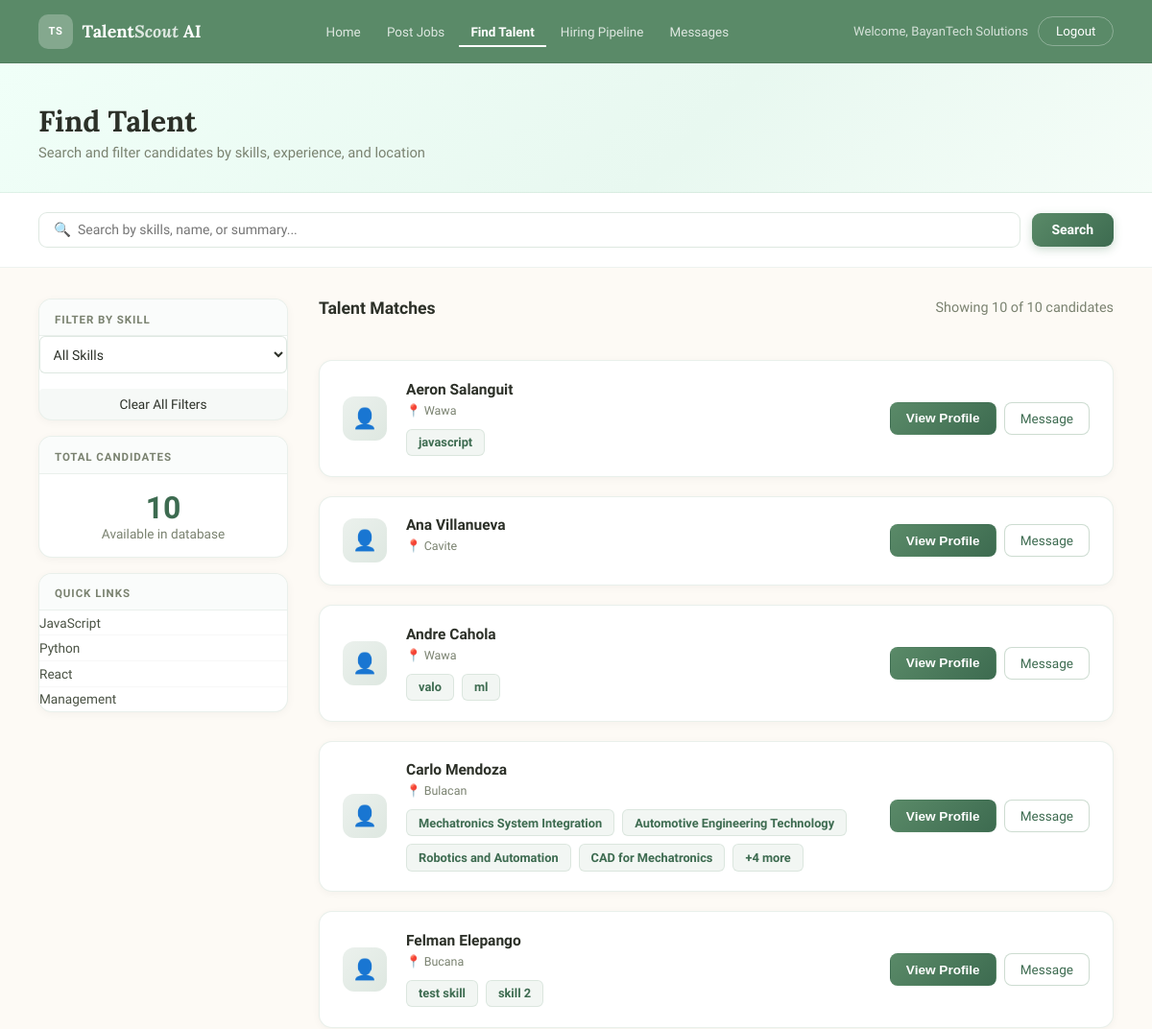
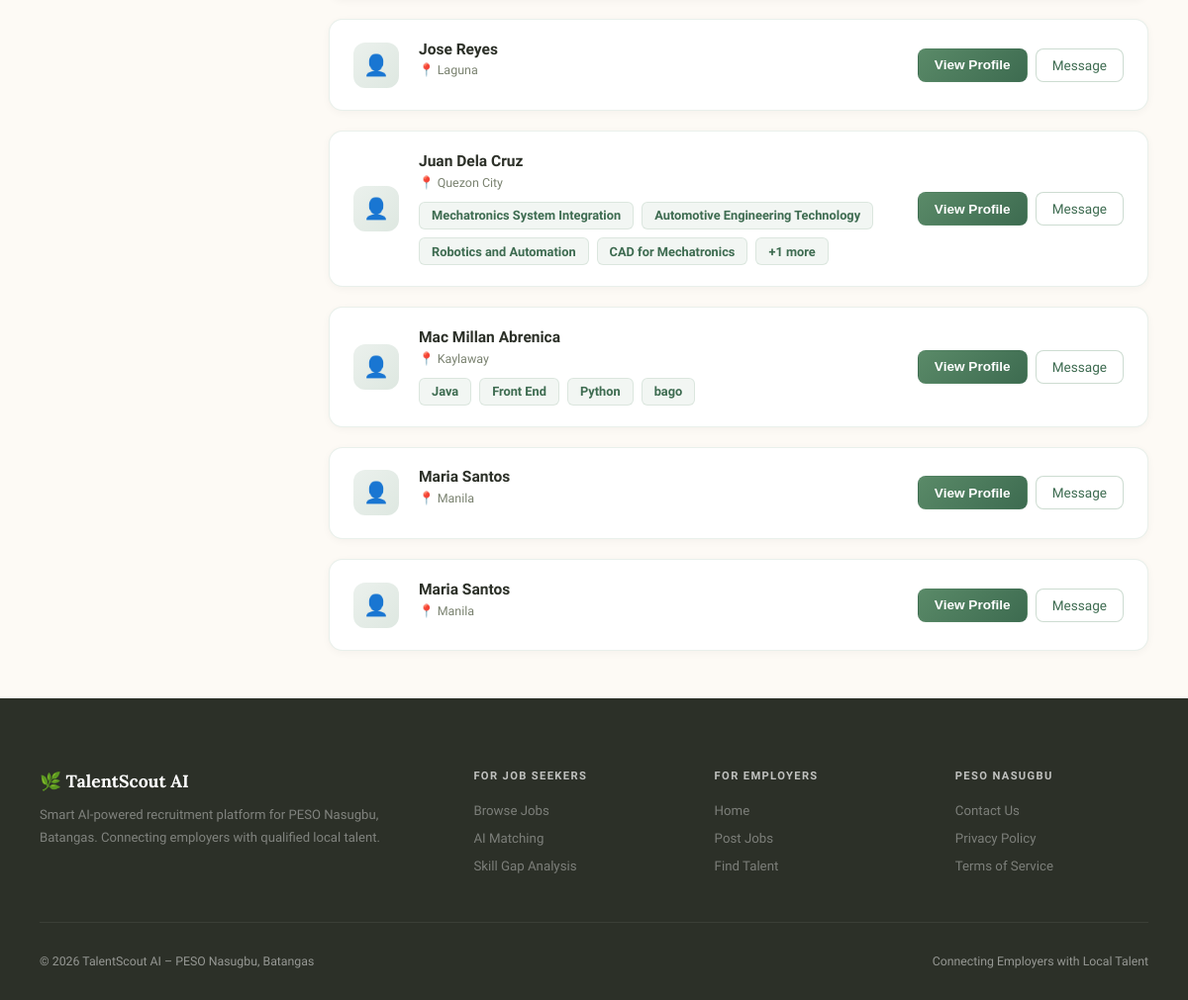
Screenshot of /employers/modules/employee-finder/index.php (signed in) with the database file from the repository (2 pictures, top to bottom).
### tables this page shows
CREATE TABLE `employee` (
  `employee_id` int(11) NOT NULL,
  `first_name` varchar(255) DEFAULT NULL,
  `last_name` varchar(255) DEFAULT NULL,
  `email` varchar(255) DEFAULT NULL,
  `password` varchar(255) DEFAULT NULL,
  `address` varchar(255) DEFAULT NULL,
  `is_active` tinyint(1) DEFAULT NULL
);

### employers/modules/employee-finder/index.php (the view, shortened to what this page needs)
<?php
$employer_status = $_SESSION['employer_status'] ?? 'pending';
$isVerified = $employer_status === 'active';
$conn = getConnection();
$search_query = trim($_GET['search'] ?? '');
$filter_skill = $_GET['skill'] ?? '';
$where_conditions = ["e.is_active = 1"];
$where_clause = implode(" AND ", $where_conditions);
$employees = [];
$sql = "SELECT DISTINCT
  e.employee_id,
  e.first_name,
  e.last_name,
  e.address,
  IFNULL(r.summary, 'No summary provided') as summary,
  IFNULL(r.resume_id, 0) as resume_id
FROM employee e
LEFT JOIN resumes r ON e.employee_id = r.employee_id
WHERE $where_clause
ORDER BY e.first_name ASC";
$stmt = $conn->prepare($sql);
$stmt->execute();
$result = $stmt->get_result();
while ($row = $result->fetch_assoc()) {
  $employees[] = $row;
}
$total_count = 0;
$stmt = $conn->query("SELECT COUNT(*) as cnt FROM employee WHERE is_active = 1");
if ($row = $stmt->fetch_assoc()) {
  $total_count = $row['cnt'];
}
?>
<!DOCTYPE html>
<html lang="en">
<head>
</head>
<body>
  <nav class="navbar" id="navbar">
    <a href="../../index.php" class="nav-logo">
      <div class="nav-logo-mark">TS</div>
      <span>Talent<em>Scout</em> AI</span>
    </a>
    <ul class="nav-links">
      <li><a href="../../index.php">Home</a></li>
      <li><a href="../post-jobs/">Post Jobs</a></li>
      <li><a href="./" class="active">Find Talent</a></li>
      <li><a href="../applicant-tracking/">Hiring Pipeline</a></li>
      <li><a href="../chat-sms/">Messages</a></li>
    </ul>
    <div class="nav-right">
      <?php if (isset($_SESSION['employer_id'])): ?>
        <span class="nav-user">Welcome, <?php echo htmlspecialchars($_SESSION['employer_name'] ?? 'Employer'); ?></span>
        <a href="../../logout.php" class="btn-ghost">Logout</a>
      <?php else: ?>
        <a href="../../login.php" class="btn-ghost">Login</a>
        <a href="../../signup.php" class="btn-solid">Get Started →</a>
      <?php endif; ?>
    </div>
  </nav>
  <div class="page-wrapper">
    <div class="page-hero">
      <div class="page-hero-inner">
        <h1>Find Talent</h1>
        <p>Search and filter candidates by skills, experience, and location</p>
      </div>
    </div>
    <div class="search-bar-wrap">
      <form method="GET" class="search-bar">
        <div class="search-input-rel">
          <span class="search-icon">🔍</span>
          <input type="text" name="search" class="input" placeholder="Search by skills, name, or summary..." value="<?php echo htmlspecialchars($search_query); ?>">
        </div>
        <button type="submit" class="btn-search">Search</button>
      </form>
    </div>
    <div class="main-layout">
      <aside class="sidebar">
        <div class="sidebar-card">
          <div class="sidebar-title">Filter by Skill</div>
          <form method="GET">
            <select name="skill" class="select" style="width: 100%; margin-bottom: 1rem; padding: 0.6rem; border-radius: 6px; border: 1px solid rgba(90,138,104,0.2);" onchange="this.form.submit()">
              <option value="">All Skills</option>
            </select>
          </form>
          <a href="?" class="filter-item" style="text-decoration: none; color: inherit; display: block; padding: 0.5rem; background: rgba(90,138,104,0.05); border-radius: 4px; text-align: center;">
            Clear All Filters
          </a>
        </div>
        <div class="sidebar-card">
          <div class="sidebar-title">Total Candidates</div>
          <div style="text-align: center; padding: 1rem;">
            <div style="font-size: 2rem; font-weight: 700; color: var(--sage-dark);"><?php echo $total_count; ?></div>
            <div style="font-size: 0.85rem; color: var(--text-soft);">Available in database</div>
          </div>
        </div>
        <div class="sidebar-card">
          <div class="sidebar-title">Quick Links</div>
          <a href="?search=JavaScript" class="filter-item" style="text-decoration: none; color: var(--text-mid); display: block; padding: 0.3rem 0;">
            <span>JavaScript</span>
          </a>
          <a href="?search=Python" class="filter-item" style="text-decoration: none; color: var(--text-mid); display: block; padding: 0.3rem 0;">
            <span>Python</span>
          </a>
          <a href="?search=React" class="filter-item" style="text-decoration: none; color: var(--text-mid); display: block; padding: 0.3rem 0;">
            <span>React</span>
          </a>
          <a href="?search=Management" class="filter-item" style="text-decoration: none; color: var(--text-mid); display: block; padding: 0.3rem 0;">
            <span>Management</span>
          </a>
        </div>
      </aside>
      <div class="content-col">
        <div class="results-header">
          <div class="results-title">Talent Matches</div>
          <div class="results-count">
            <?php if (!empty($search_query) || !empty($filter_skill)): ?>
              Found <?php echo count($employees); ?> candidate(s)
            <?php else: ?>
              Showing <?php echo count($employees); ?> of <?php echo $total_count; ?> candidates
            <?php endif; ?>
          </div>
        </div>
        <?php
          if (count($employees) > 0) {
            foreach ($employees as $emp) {
        ?>
        <div class="candidate-card">
          <div class="candidate-icon">👤</div>
          <div class="candidate-info">
            <h3><?php echo htmlspecialchars($emp['first_name'] . ' ' . $emp['last_name']); ?></h3>
            <div class="candidate-meta">
              <span class="candidate-meta-item">📍 <?php echo htmlspecialchars($emp['address']); ?></span>
            </div>
            <div class="skills-list">
              <?php foreach (array_slice($emp['skills'], 0, 4) as $skill): ?>
                <span class="skill-tag"><?php echo htmlspecialchars($skill); ?></span>
              <?php endforeach; ?>
              <?php if (count($emp['skills']) > 4): ?>
                <span class="skill-tag">+<?php echo count($emp['skills']) - 4; ?> more</span>
              <?php endif; ?>
            </div>
          </div>
          <div class="action-buttons">
            <button class="btn-small btn-view" onclick="viewProfile(<?php echo $emp['employee_id']; ?>)">View Profile</button>
            <?php if ($isVerified): ?>
              <a href="../chat-sms/?employee_id=<?php echo $emp['employee_id']; ?>" class="btn-small btn-message">Message</a>
            <?php else: ?>
              <button class="btn-small btn-message btn-disabled" onclick="alert('Verify your account to message candidates')">Message</button>
            <?php endif; ?>
          </div>
        </div>
        <?php }
        } ?>
      </div>
    </div>
  </div>
  <footer class="footer">
    <div class="footer-inner">
      <div class="footer-top">
        <div class="footer-brand">
          <h3>🌿 TalentScout AI</h3>
          <p>Smart AI-powered recruitment platform for PESO Nasugbu, Batangas. Connecting employers with qualified local talent.</p>
        </div>
        <div class="footer-col">
          <h4>For Job Seekers</h4>
          <ul>
            <li><a href="../../employees/">Browse Jobs</a></li>
            <li><a href="../../employees/modules/ai-matching/">AI Matching</a></li>
            <li><a href="../../employees/modules/skill-gap-analysis/">Skill Gap Analysis</a></li>
          </ul>
        </div>
        <div class="footer-col">
          <h4>For Employers</h4>
          <ul>
            <li><a href="../../index.php">Home</a></li>
            <li><a href="../post-jobs/">Post Jobs</a></li>
            <li><a href="./">Find Talent</a></li>
          </ul>
        </div>
        <div class="footer-col">
          <h4>PESO Nasugbu</h4>
          <ul>
            <li><a href="#">Contact Us</a></li>
            <li><a href="#">Privacy Policy</a></li>
            <li><a href="#">Terms of Service</a></li>
          </ul>
        </div>
      </div>
      <div class="footer-bottom">
        <span>© 2026 TalentScout AI – PESO Nasugbu, Batangas</span>
        <span>Connecting Employers with Local Talent</span>
      </div>
    </div>
  </footer>
</body>
</html>

### rows the page displays
employee: first_name+last_name "Aeron Salanguit", address "Wawa", skill "javascript"
employee: first_name+last_name "Ana Villanueva", address "Cavite"
employee: first_name+last_name "Andre Cahola", address "Wawa", skill "valo", skill "ml"
employee: first_name+last_name "Carlo Mendoza", address "Bulacan", skill "Mechatronics System Integration", skill "Automotive Engineering Technology", skill "Robotics and Automation", skill "CAD for Mechatronics", count($emp['skills']) - 4 "4"
employee: first_name+last_name "Felman Elepango", address "Bucana", skill "test skill", skill "skill 2"
employee: first_name+last_name "Jose Reyes", address "Laguna"
employee: first_name+last_name "Juan Dela Cruz", address "Quezon City", skill "Mechatronics System Integration", skill "Automotive Engineering Technology", skill "Robotics and Automation", skill "CAD for Mechatronics", count($emp['skills']) - 4 "1"
employee: first_name+last_name "Mac Millan Abrenica", address "Kaylaway", skill "Java", skill "Front End", skill "Python", skill "bago"
employee: first_name+last_name "Maria Santos", address "Manila"

### other values shown
$_SESSION['employer_name'] "BayanTech Solutions"
$total_count "10"
count($employees) "10"
